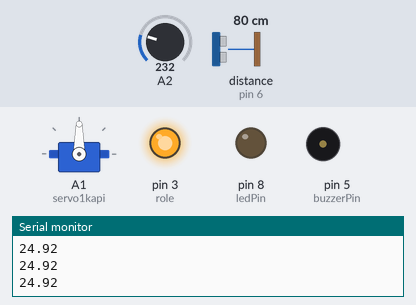
Bench run of a sketch on a simulated Arduino Mega 2560, built for the host (arithmetic inside an expression is 32-bit, double 64-bit). Shown: servo, output pins drawn as LEDs (lit = HIGH), buzzer (waves = sounding), the last lines printed to the serial monitor. Wiring (inferred from the names in the program): ultrasonic range finder: trigger pin 7; echo pin 6. The inputs (shaded band) are chosen by the test bench; at power-on: distance to the obstacle (sensor on pin 6) 80 cm, A2 = 232. The echo pulse lasts 58.3 µs per cm; WiFi joins after 1.5 s; servers stay silent unless stated; pins used as bus, display or sensor lines are not drawn.

Above: at 3.0 s.
3.1 s: distance to the obstacle (sensor on pin 6) set to 16 cm
4.6 s: distance to the obstacle (sensor on pin 6) set to 12 cm
At 4.87 s:
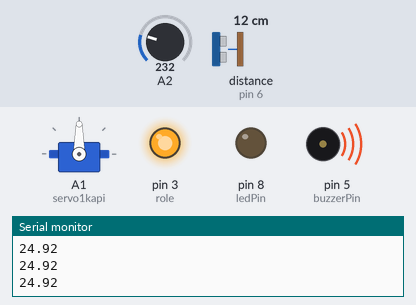
7.6 s: A2 set to 314
10.6 s: A2 set to 337
At 11.25 s:
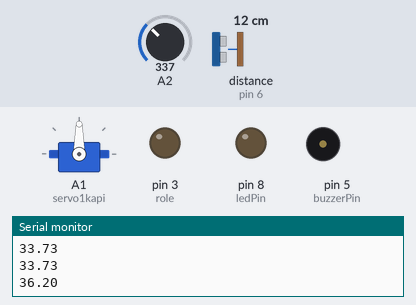
13.6 s: A2 set to 290
At 14.18 s:
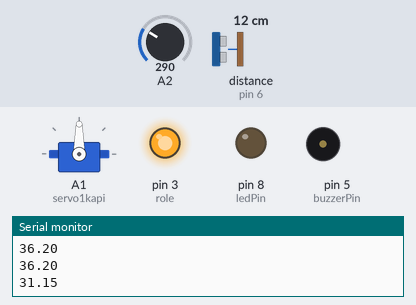
16.6 s: A2 set to 336
At 17.1 s:
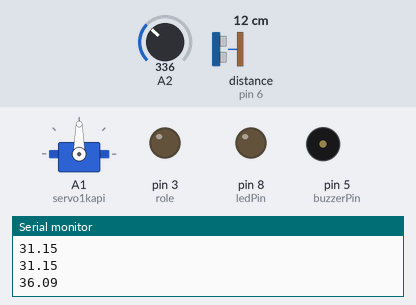
Timing chart, 0 to 20.6 s (numbered marks = the images above; inputs shaded):
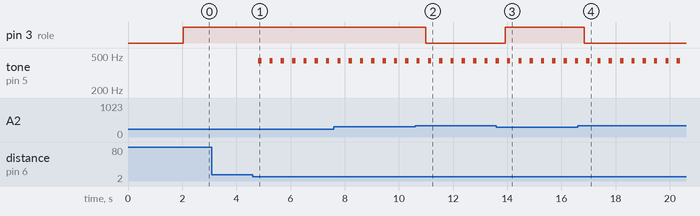

Measured:
- the behaviour switches between 15 and 14 cm on distance to the obstacle (sensor on pin 6) (found by bisection; images 0 and 1)
- the behaviour switches between 325 and 326 on A2 (found by bisection; images 1 and 2)
- after the input at 4.6 s, tone on pin 5 (buzzerPin): alternates 440 Hz for 0.12 s and silent for 0.30 s, starting after 0.21 s
- after the input at 10.6 s, pin 3 (role): HIGH → LOW after 0.40 s
- after the input at 13.6 s, pin 3 (role): LOW → HIGH after 0.32 s
- after the input at 16.6 s, pin 3 (role): HIGH → LOW after 0.25 s

The sketch:

otopark.ino
```cpp
// (licence header left out)
/* Comment this out to disable prints and save space */

/*  Dolu digital portlar: 0 1 3 4 22 23 24 26 32 33 36 38 39 42 43 44 */
/*  Dolu analog portlar: a15 a14 a13 a12  */
#define BLYNK_PRINT Serial

#include <ESP8266_Lib.h>
#include <BlynkSimpleShieldEsp8266.h>

// You should get Auth Token in the Blynk App.
// Go to the Project Settings (nut icon).
char auth[] = "efcb1a28f1f7462cb14cd9eedfc3b0fd";

// Your WiFi credentials.
// Set password to "" for open networks.
char ssid[] = "Sevde iPhone’u";
char pass[] = "sevdesare";


// Hardware Serial on Mega, Leonardo, Micro...
#define EspSerial Serial

// or Software Serial on Uno, Nano...
//#include <SoftwareSerial.h>
//SoftwareSerial EspSerial(0, 1); // RX, TX

// Your ESP8266 baud rate:
#define ESP8266_BAUD 115200

ESP8266 wifi(&EspSerial);


                BLYNK_WRITE(V0)   //bu sanal pin bu bylnk da görünür lcd de gösterebilirsin
                {
                  int pinValue = param.asInt(); // assigning incoming value from pin V1 to a variable

                  // process received value
                }BLYNK_WRITE(V1)
                {
                  int pinValue = param.asInt(); // assigning incoming value from pin V1 to a variable

                  // process received value
                }
                /*RFID sensör baş*/
                      #include <SPI.h>
                      /* Include the RFID library */
                      #include <RFID.h>

                      /* Define the DIO used for the SDA (SS) and RST (reset) pins. */
                      #define SDA_DIO 10
                      #define RESET_DIO 9
                      #define ledPin 8
                     /* Create an instance of the RFID library */
                      RFID RC522(SDA_DIO, RESET_DIO);
                      String kart1="501801921170";
                      String kart2="462462184341";
                      String kart="";

                /*RFID sensör son*/


  /*mesafe sensörü basi*/
  #define echoPin 6
  #define trigPin 7
  #define buzzerPin 5
  int maximumRange = 15;
  int minimumRange = 0;
  /*mesafe sensörü sonu*/


                BLYNK_WRITE(V2)
                {
                  int pinValue = param.asInt(); // assigning incoming value from pin V1 to a variable

                  // process received value
                }
                /*servo-motor baş*/
                        #include <Servo.h>
                        Servo servo1kapi;
                       // #define servointKapi 6
                /*servo-motor son*/


/*fan-röle başı*/
//röle ve lm35 in pinleri belirlendi
int role=3;
int lm35=A2;
/*fan-röle sonu*/


void setup()
{
  // Debug console
  Serial.begin(9600);
  /* Enable the SPI interface */
  SPI.begin();

  // Set ESP8266 baud rate
  EspSerial.begin(ESP8266_BAUD);
  delay(10);

  Blynk.begin(auth, wifi, ssid, pass);
  // You can also specify server:
  //Blynk.begin(auth, wifi, ssid, pass, "blynk-cloud.com", 80);
  //Blynk.begin(auth, wifi, ssid, pass, IPAddress(192,168,1,100), 8080);

        /*RFID sensör baş*/
        /* Initialise the RFID reader */
        RC522.init();
        pinMode(ledPin, OUTPUT);
        /*RFID sensör son*/

                /*servo-motor baş*/
                        //Kahverengi=GND Ortadaki=VCC Diğeri=OUT
                        servo1kapi.attach(A1);  //anakapı
                /*servo-motor son*/
 /*mesafe sensörü basi*/

  pinMode(trigPin, OUTPUT);
  pinMode(echoPin, INPUT);
  pinMode(buzzerPin, OUTPUT);

  /*mesafe sensörü sonu*/


  /*fan-röle başı*/
  analogReference(INTERNAL);    //arduino 1,1V referansa ayarlandı
  pinMode(role,OUTPUT);       //röle çıkış olarak tanımlandı
 /*fan-röle sonu*/


}


void loop()
{
  Blynk.run();
  // You can inject your own code or combine it with other sketches.
  // Check other examples on how to communicate with Blynk. Remember
  // to avoid delay() function!

            /*RFID sensör baş*/
                    kart=""; // bu boş kart ben tanımladım okutulan kar bu kart değerine eşitleniyor sonra işlem yapıldıktan sonra değer sıfırlanıyor boş oluyor

                    /* Has a card been detected? */
                    if (RC522.isCard())
                    {
                      /* If so then get its serial number */
                      RC522.readCardSerial();
                      //Serial.println("Card detected:");
                      for(int i=0;i<5;i++)
                      {
                      //Serial.print(RC522.serNum[i],DEC);
                      kart=kart+RC522.serNum[i];
                      //Serial.print(RC522.serNum[i]); //to print card detail in Hexa Decimal format
                      }
                      //Serial.println();
                      //Serial.println();
                      //Serial.println(kart);
                      Blynk.virtualWrite(V0, kart); // burada okutulan kartın kodunu gösteriyor blynk da lcd ye v7 seçersen değeri görürsün
                    }

                    if (kart == kart1) {                //kart kart1 e eşitse kapıyı açıyor ve v8 e kapı açıldı yazıyor
                          servo1kapi.write(100);
                          digitalWrite(ledPin, HIGH);
                          Blynk.virtualWrite(V1, "KAPI AÇILDI.");
                          }
                       if (kart == kart2) {     // okutulan kart kart2 ye eşitse kapıyı kapatıp kapandı yazıyor
                            servo1kapi.write(10);
                            digitalWrite(ledPin, LOW);
                          Blynk.virtualWrite(V1, "KAPI KAPANDI.");
                            }
            /*RFID sensör son*/
  /*mesafe başı*/
  int olcum = mesafe(maximumRange, minimumRange);
  melodi(olcum * 10);
  /*mesafe sonu*/


    /*fan-röle başı*/
  int okunanDeger = analogRead(A2);          //analog deger okundu ve okunanDeger değişkenine atandı
  float derece = okunanDeger / 9.31;         //derece hesaplandı
  Serial.println(derece);                    //derece ekrana yazdırıldı
  delay(100);

  Blynk.virtualWrite(V4, derece);
  if(derece >35){
    digitalWrite(role,LOW);                 //röleye güç verildi
    Blynk.virtualWrite(V3, "FAN AÇILDI.");
  }
    else{
    digitalWrite(role,HIGH);                  //röle kapatıldı
    Blynk.virtualWrite(V3, "FAN KAPANDI.");
    }
  /*fan-röle sonu*/


}

/*mesafe başı*/
int mesafe(int maxrange, int minrange)
{
  long duration, distance;
  digitalWrite(trigPin, LOW);
  delayMicroseconds(2);
  digitalWrite(trigPin, HIGH);
  delayMicroseconds(10);
  digitalWrite(trigPin, LOW);
  duration = pulseIn(echoPin, HIGH);
  distance = duration / 58.2;
  delay(50);
  Blynk.virtualWrite(V2, distance);
  if (distance >= maxrange || distance <= minrange)
    return 0;
  return distance;

}

int melodi(int dly)
{
  tone(buzzerPin, 440);
  delay(dly);
  noTone(buzzerPin);
  delay(dly);
}
/*mesafe sonu*/
```
